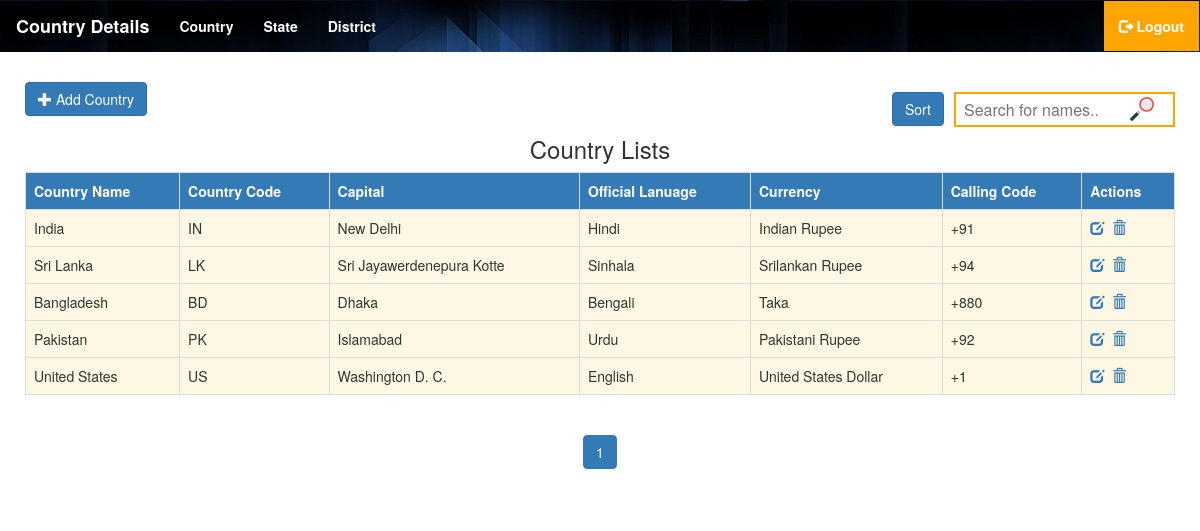
/country_list.php (signed in), run on the app's committed database.
### tables this page shows
CREATE TABLE `country` (
  `country_id` int(11) NOT NULL,
  `country_name` varchar(255) NOT NULL,
  `country_code` varchar(255) NOT NULL,
  `capital` varchar(255) NOT NULL,
  `official_language` varchar(255) NOT NULL,
  `currency` varchar(100) NOT NULL,
  `calling_code` varchar(100) NOT NULL
);

### searchSort.php (called while the page is built, shortened)
<?php
	include("links.php");
?>

### country_list.php (the view, shortened to what this page needs)
<?php
	include("header.php");
	include("session.php");
	include("searchSort.php");
?>
<div class="row margin">
	<button type="button" class="btn btn-primary btn-md" data-toggle="modal" data-target="#country"><span class="glyphicon glyphicon-plus" ></span>&nbsp;Add Country</button>
	<input type="text" id="myInput" onkeyup="myFunction()" placeholder="Search for names.." title="Type in a name" style="float:right;border-radius:1px solid orange;"><img src='Images/search-engine.png' style="float:right;margin-right:-200px;margin-top:15px;">&nbsp;&nbsp;
	<button class="btn btn-primary"onclick="sortTable()"style="float:right;margin-right:10px;margin-top:10px;">Sort</button>
	<h3 class="text-center">Country Lists</h3>
	 <?php
	 			$showRecordPerPage = 5;
				if(isset($_GET['page']) && !empty($_GET['page'])){
				$currentPage = $_GET['page'];
				}else{
				$currentPage = 1;
				}
				$startFrom = ($currentPage * $showRecordPerPage) - $showRecordPerPage;
		 		$sql="SELECT * FROM country LIMIT $startFrom, $showRecordPerPage";
		 		$result=mysqli_query($conn,$sql);
	?>
            <div class="table-responsive" id="append">
				<table class="table table-bordered"  id="myTable">
					<tr class="table-header bg-primary " >
						<th>Country Name </th>
						<th>Country Code</th>
						<th>Capital</th>
						<th>Official Lanuage</th>
						<th>Currency</th>
						<th>Calling Code</th>
						<th>Actions</th>
					</tr>
					<?php
					while($row1=mysqli_fetch_object($result))
					{
						echo "<tr class='warning'>";
						echo "<td> $row1->country_name </td>";
						echo "<td> $row1->country_code</td>";
						echo "<td> $row1->capital</td>";
						echo "<td> $row1->official_language</td>";
						echo "<td> $row1->currency</td>";
						echo "<td> $row1->calling_code</td>";
						 echo "<td> <a href='editCountry.php?country_id=$row1->country_id'><span class='glyphicon glyphicon-edit'></span>&nbsp;
									<a href='delCountry.php?country_id=$row1->country_id'><span class='glyphicon glyphicon-trash'></span></a></td>";
						echo "</tr>";
					}
					?>
				</table>
			<nav aria-label="Page navigation" class="text-center">
				<ul class="pagination" >
				<li class="page-item active"><a class="page-link" href="?page=<?php echo $currentPage ?>"><?php echo $currentPage ?></a></li>
				</ul>
			</nav>
		</div>
</div>
<?php
	include("footer.php");
?>

### header.php (shortened to what this page needs)
<!DOCTYPE html>
<html>
	<head>
	      <link rel="stylesheet" href="https://maxcdn.bootstrapcdn.com/bootstrap/3.3.7/css/bootstrap.min.css">
	      <link rel="stylesheet" href="https://cdnjs.cloudflare.com/ajax/libs/font-awesome/4.7.0/css/font-awesome.min.css">
	      <link rel="stylesheet" type="text/css" href="CSS/style.css">
	</head>
	<body>
		<nav class="navbar navbar-inverse>
		  <div class="container-fluid">
		    <div class="navbar-header">
		      <a class="navbar-brand" href="dashboard.php" style="color:white;">Country Details</a>
		    </div>
		    <div class="collapse navbar-collapse" id="myNavbar">
		      <ul class="nav navbar-nav">
		        <li><a href="country_list.php" style="color:white;">Country</a></li>
		        <li><a href="state_list.php" style="color:white;">State</a></li>
		        <li><a href="district_list.php" style="color:white;">District</a></li>
		      </ul>
		      <ul class="nav navbar-nav navbar-right">
		        <li><a href="logout.php" style="color:white;background-color:orange;" ><span class="glyphicon glyphicon-log-out"></span> Logout</a></li>
		      </ul>
		    </div>
		</nav>
		<div class="container-fluid">

### links.php (shortened to what this page needs)
<link rel="stylesheet" href="https://maxcdn.bootstrapcdn.com/bootstrap/3.3.7/css/bootstrap.min.css">
<link rel="stylesheet" href="https://cdnjs.cloudflare.com/ajax/libs/font-awesome/4.7.0/css/font-awesome.min.css">
<link rel="stylesheet" type="text/css" href="CSS/style.css">

### footer.php
		</div>
	</body>
</html>

### CSS/style.css (style rules this page uses)
.navbar { border-radius: 0px; }
.navbar { background-image:url("Images/navimage.jpg"); }
.margin { margin:10px; }
th { color:white; }

### header.php (style rules this page uses)
.navbar { background-color: #337ab7; font-weight: bold; }

### searchSort.php (style rules this page uses)
* { box-sizing: border-box; }
#myInput { background-position: 10px 10px; background-repeat: no-repeat; width: auto; height:35px; float:right; font-size: 16px; padding: 8px 8px 8px 8px; border: 2px solid orange; margin-top: 10px; }

### data on the page
country: country_name "India", country_code "IN", capital "New Delhi", official_language "Hindi", currency "Indian Rupee", calling_code "+91"
country: country_name "Sri Lanka", country_code "LK", capital "Sri Jayawerdenepura Kotte", official_language "Sinhala", currency "Srilankan Rupee", calling_code "+94"
country: country_name "Bangladesh", country_code "BD", capital "Dhaka", official_language "Bengali", currency "Taka", calling_code "+880"
country: country_name "Pakistan", country_code "PK", capital "Islamabad", official_language "Urdu", currency "Pakistani Rupee", calling_code "+92"
country: country_name "United States", country_code "US", capital "Washington D. C.", official_language "English", currency "United States Dollar", calling_code "+1"

### other printed values
$currentPage "1"
